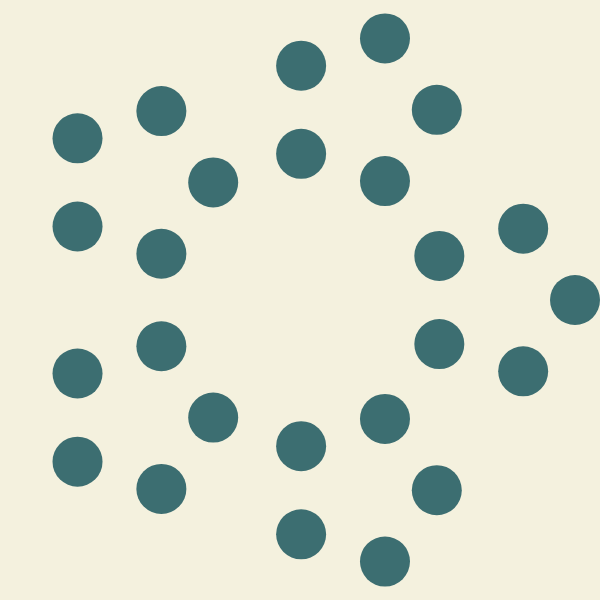
Frame 1 (no input)
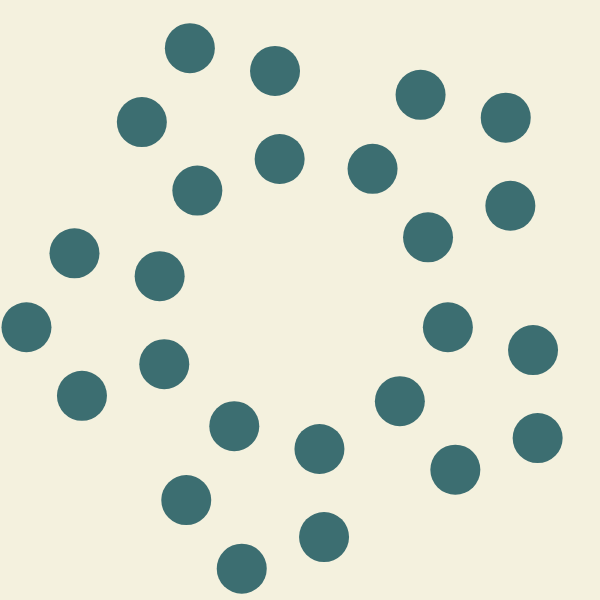
Frame 60 (no input)
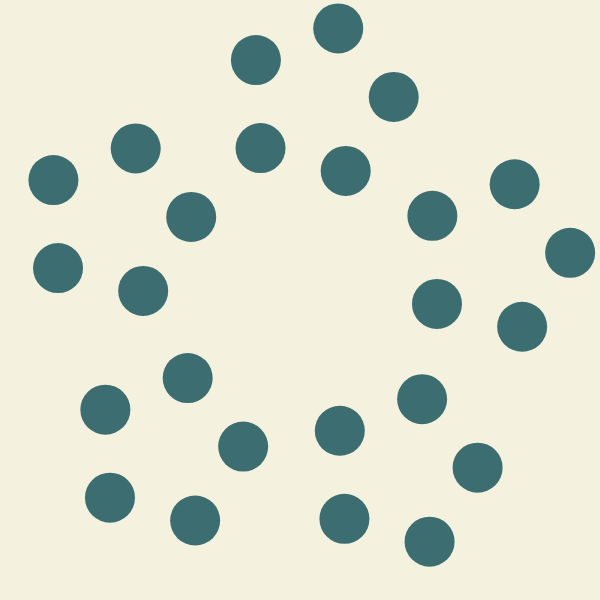
Frame 120 (the mouse pressed at the canvas centre since frame 60)

The p5.js sketch that drew these frames (run headless with seeded random() and noise() and a simulated clock; from frame 60 on, the mouse is pressed at the canvas centre):

// p5.js sketch
// ── sketch.js
// Configuracao do tamanho do Canvas
let H = 600;
let W = 600;
let center_x = H/2;
let center_y = W/2;
// Array pra segurar as sub-orbitas
let sub_orbits = [];
////// CONFIGURACAO DA ANIMACAO
const NUMERO_SUB_ORBITAS = 5;
const RAIO_SUB_ORBITAS = 75;
const VEL_SUB_ORBITS = 0.1;
const NUMERO_CIRCULOS = 5;
const RAIO_CIRCULOS = 50;
const VEL_CIRCULOS = 3;



function setup() {
  createCanvas(H, W);
  frameRate(60)
  // Cria a orbita grande, orbita das orbitas
  main_orbit = new Orbit(center_x, center_y, 200, NUMERO_SUB_ORBITAS)
  // Lista dos pontos onde vão ficar as orbitas menores
  let small_orbit_coords = main_orbit.get_point_coords()
  // Aqui cria as orbitas menores nos seus devidos lugares inciais
  for (let i=0; i < NUMERO_SUB_ORBITAS; i++){
    sub_orbits.push(new Orbit(small_orbit_coords[i][0], small_orbit_coords[i][1], RAIO_SUB_ORBITAS, NUMERO_CIRCULOS))
  }
}

function draw() {
  background('#f4f1de');
  // Iterando pelas sub_orbitas
  for (let i=0; i < sub_orbits.length; i++){
    // Pega a lista de pontos de cada sub_oribt
    let curr_point_list = sub_orbits[i].get_point_coords()
    // Itera por elas para desenhar os circulos
    for (let j=0; j < curr_point_list.length; j++){
      let curr_point_x = curr_point_list[j][0]
      let curr_point_y = curr_point_list[j][1]
      noStroke();
      fill('#3c6e71');
      circle(curr_point_x, curr_point_y, RAIO_CIRCULOS)
    }
    // Atualiza a localização dos pontos dentro de cada sub_orbita
    sub_orbits[i].update_points(VEL_CIRCULOS)
    // Atualiza o ponto da main_orbit, que é onde ficam as sub_orbits
    main_orbit.update_points(VEL_SUB_ORBITS)
    // Apos atualizar os pontos da orbita grande, recebo eles pra atualizar as pequenas
    small_orbit_coords = main_orbit.get_point_coords()
    // Preciso a atualizar o ponto central das sub_orbits para os obtidos anteriormente
    sub_orbits[i].set_center_coord(small_orbit_coords[i][0], small_orbit_coords[i][1])
  }
}

class Orbit{
  constructor(x, y, radius, n = 3){
    // Propriedades da orbita
    this.x = x;
    this.y = y;
    this.radius = radius;
    // Proriedades dos pontos
    this.points = []
    // Calcula a separacao de cada angulo
    if (360 % n != 0){
      throw print("O numero de pontos na órbita precisa ser um fator de 360");
    }
    // Adiciona coordenadas x, y de cada ponto no array points
    for (let i = 0; i < n; i++){
      let angle_in_deg = (360/n) * i;
      let angle_in_radians = degrees_to_radians(angle_in_deg);
      let point_x = 0;
      let point_y = 0;
      [point_x, point_y] = polar_to_cartesian(this.x, this.y, this.radius, angle_in_radians);
      this.points.push([point_x, point_y]);
    }
  }
  get_point_coords(){
    return this.points;
  }
  set_center_coord(x_center, y_center){
    // Confere a diferença em X e Y entre o novo ponto e os existentes
    //console.log('before', this.x, this.y)
    let diff_x = x_center - this.x
    let diff_y = y_center - this.y
    // Atualiza o centro da orbita
    this.x = x_center;
    this.y = y_center;
    //console.log('after', this.x, this.y)
    // Preciso atualizar todos os pontos do points tambem
    for (let i = 0; i < this.points.length; i++){
      this.points[i] = [this.points[i][0] + diff_x, this.points[i][1] + diff_y]
    }
  }
  update_points(angle_in_deg){
    for (let i=0; i< this.points.length; i++){
      let x, y, angle_rad_to_add, angle_in_radians, distance, new_x, new_y = 0;
      [x, y] = this.points[i];
      // this.x this.y é o centro
      [distance, angle_in_radians] = cartesian_to_polar(this.x, this.y, x, y);
      // Pega a adiçao em graus e transfere pra radianos. Depois da update no angulo do ponto
      angle_rad_to_add = degrees_to_radians(angle_in_deg);
      angle_in_radians = angle_in_radians + angle_rad_to_add;
      [new_x, new_y] = polar_to_cartesian(this.x, this.y, distance, angle_in_radians)
      this.points[i] = [new_x, new_y]
    }
  }
}


function degrees_to_radians(degrees) {
  var pi = Math.PI;
  return degrees * (pi / 180);
}


function polar_to_cartesian(x, y, radius, angle_in_rad){
  // Caso a origem fosse no 0,0
  delta_x = radius * Math.cos(angle_in_rad);
  delta_y = radius * Math.sin(angle_in_rad);
  // Convertendo pro centro do meu ponto
  x = x + delta_x;
  y = y + delta_y;
  return [x,y]
}


function cartesian_to_polar(x_center, y_center, x, y){
    // Pras formulas funcionarem assumem q o ponto é em relaçao a origem.
    // Assim preciso subtrair o centro do meu circulo do ponto
    var true_x = x - x_center
    var true_y = y - y_center
    distance = Math.sqrt(true_x*true_x + true_y*true_y);
    angle_in_radians = Math.atan2(true_y,true_x);
    return [distance, angle_in_radians]
}
